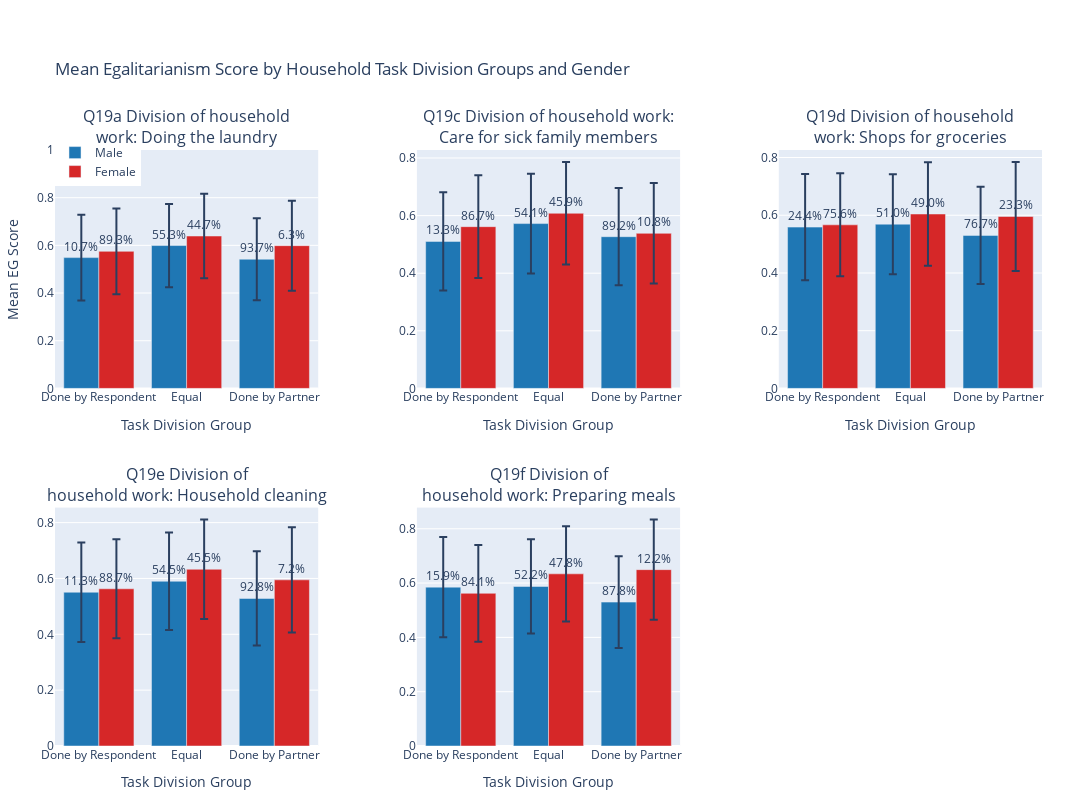

The code cell stored with this chart in its notebook:
### Code cell
div_vars = ['DIV_HH_LAUND', 'DIV_HH_CARE', 'DIV_HH_GROC', 'DIV_HH_CLEAN', 'DIV_HH_COOK']

def categorize_div_hh(value):
    """Categorize DIV_HH variable into: Done by Respondent, Done by Partner, or Equal"""
    if pd.isna(value):
        return None
    value_str = str(value).strip()
    
    if value_str in ['Always respondent', 'Usually respondent']:
        return 'Done by Respondent'
    elif value_str in ['Always partner', 'Usually partner']:
        return 'Done by Partner'
    elif value_str == 'About equal':
        return 'Equal'
    else:
        return None

analysis_data = composite_data[
    (composite_data['eg_score_norm'].notna()) &
    (composite_data[div_vars].notna().any(axis=1))
].copy()

for var in div_vars:
    analysis_data[f'{var}_group'] = analysis_data[var].apply(categorize_div_hh)

subplot_titles = [format_title(cols_question_mapping.get(var, var)) for var in div_vars]
fig = make_subplots(
    rows=2, cols=3,
    subplot_titles=subplot_titles,
    horizontal_spacing=0.10,
    vertical_spacing=0.20
)

group_colors = {
    'Done by Respondent': '#2E86AB',
    'Done by Partner': '#A23B72',
    'Equal': '#F18F01'
}

for idx, var in enumerate(div_vars):
    if idx < 3:
        row = 1
        col = idx + 1
    else:
        row = 2
        col = idx - 2
    
    var_data = analysis_data[
        (analysis_data[f'{var}_group'].notna()) &
        (analysis_data['eg_score_norm'].notna()) &
        (analysis_data['sex'].isin(['Male', 'Female']))
    ].copy()
    
    if len(var_data) == 0:
        continue
    
    group_stats = var_data.groupby([f'{var}_group', 'sex'])['eg_score_norm'].agg([
        'mean', 'std', 'count'
    ]).reset_index()
    group_stats.columns = ['group', 'sex', 'mean_eg_score', 'std_eg_score', 'count']
    
    total_count = group_stats['count'].sum()
    group_stats['percentage'] = (group_stats['count'] / total_count) * 100
    
    for grp in group_stats['group'].unique():
        grp_total = group_stats[group_stats['group'] == grp]['count'].sum()
        if grp_total > 0:
            group_stats.loc[group_stats['group'] == grp, 'percentage_within_group'] = (
                group_stats.loc[group_stats['group'] == grp, 'count'] / grp_total * 100
            )
        else:
            group_stats.loc[group_stats['group'] == grp, 'percentage_within_group'] = 0
    
    group_order = ['Done by Respondent', 'Equal', 'Done by Partner']
    group_stats = group_stats[group_stats['group'].isin(group_order)]
    group_stats['group'] = pd.Categorical(group_stats['group'], categories=group_order, ordered=True)
    group_stats = group_stats.sort_values(['group', 'sex'])
    
    gender_colors = {
        'Male': '#1f77b4',
        'Female': '#d62728'
    }
    
    for sex in ['Male', 'Female']:
        sex_data = group_stats[group_stats['sex'] == sex]
        if len(sex_data) == 0:
            continue
        
        fig.add_trace(
            go.Bar(
                x=sex_data['group'],
                y=sex_data['mean_eg_score'],
                name=sex,
                showlegend=(idx == 0),  # Show legend only for first subplot
                marker_color=gender_colors[sex],
                error_y=dict(
                    type='data',
                    array=sex_data['std_eg_score'],
                    visible=True
                ),
                text=[f"{p:.1f}%" for p in sex_data['percentage_within_group']],
                textposition='outside',
                hovertemplate=f'<b>{sex} - %{{x}}</b><br>Mean EG Score: %{{y:.3f}}<br>Std: %{{customdata[0]:.3f}}<br>Percentage (within group): %{{customdata[3]:.1f}}%<br>Count: %{{customdata[1]:d}}<extra></extra>',
                customdata=sex_data[['std_eg_score', 'count', 'percentage', 'percentage_within_group']].values
            ),
            row=row, col=col
        )
    
    fig.update_xaxes(title_text="Task Division Group", row=row, col=col, tickangle=0)
    if idx == 0:
        fig.update_yaxes(title_text="Mean EG Score", row=row, col=col)

fig.update_layout(
    title_text=format_title("Mean Egalitarianism Score by Household Task Division Groups and Gender", max_words=100),
    height=800,
    width=2000,
    barmode='group',
    showlegend=True,
    legend=dict(yanchor="top", y=1.02, xanchor="left", x=0),
    yaxis=dict(range=[0, 1]),
    margin=dict(t=150, b=50, l=50, r=50)
)

fig.write_html('images/interactive/div_hh_groups_eg_score.html')
fig.write_image('images/static/div_hh_groups_eg_score.png', width=2000, height=800, scale=2)

print("✓ DIV_HH groups vs EG score plots created")
print(f"✓ Saved: images/static/div_hh_groups_eg_score.png")
print(f"✓ Saved: images/interactive/div_hh_groups_eg_score.html")

print("\n=== Summary Statistics: Mean EG Score by Task Division Group and Gender ===")
for var in div_vars:
    var_data = analysis_data[
        (analysis_data[f'{var}_group'].notna()) &
        (analysis_data['eg_score_norm'].notna()) &
        (analysis_data['sex'].isin(['Male', 'Female']))
    ].copy()
    
    if len(var_data) > 0:
        summary = var_data.groupby([f'{var}_group', 'sex'])['eg_score_norm'].agg([
            'mean', 'std', 'count'
        ]).round(3)
        print(f"\n{cols_question_mapping.get(var, var)}:")
        print(summary)

fig.show()

### Figure 1 — Plotly figure (JSON) as saved in the notebook; plotly's stock layout.template omitted (floating-point values rounded to 4 significant figures)
{"data": [{"customdata": [[0.1798, 4804.0, 5.238, 10.68], [0.1747, 7138.0, 7.782, 55.29], [0.1717, 31670.0, 34.53, 93.68]], "error_y": {"array": [0.1798, 0.1747, 0.1717], "type": "data", "visible": true}, "hovertemplate": "<b>Male - %{x}</b><br>Mean EG Score: %{y:.3f}<br>Std: %{customdata[0]:.3f}<br>Percentage (within group): %{customdata[3]:.1f}%<br>Count: %{customdata[1]:d}<extra></extra>", "marker": {"color": "#1f77b4"}, "name": "Male", "showlegend": true, "text": ["10.7%", "55.3%", "93.7%"], "textposition": "outside", "type": "bar", "x": ["Done by Respondent", "Equal", "Done by Partner"], "xaxis": "x", "y": [0.5486, 0.5992, 0.5419], "yaxis": "y"}, {"customdata": [[0.1797, 40200.0, 43.82, 89.32], [0.1769, 5773.0, 6.294, 44.71], [0.1886, 2138.0, 2.331, 6.324]], "error_y": {"array": [0.1797, 0.1769, 0.1886], "type": "data", "visible": true}, "hovertemplate": "<b>Female - %{x}</b><br>Mean EG Score: %{y:.3f}<br>Std: %{customdata[0]:.3f}<br>Percentage (within group): %{customdata[3]:.1f}%<br>Count: %{customdata[1]:d}<extra></extra>", "marker": {"color": "#d62728"}, "name": "Female", "showlegend": true, "text": ["89.3%", "44.7%", "6.3%"], "textposition": "outside", "type": "bar", "x": ["Done by Respondent", "Equal", "Done by Partner"], "xaxis": "x", "y": [0.575, 0.6391, 0.5987], "yaxis": "y"}, {"customdata": [[0.1706, 3705.0, 4.61, 13.32], [0.173, 19260.0, 23.97, 54.09], [0.1689, 15110.0, 18.8, 89.16]], "error_y": {"array": [0.1706, 0.173, 0.1689], "type": "data", "visible": true}, "hovertemplate": "<b>Male - %{x}</b><br>Mean EG Score: %{y:.3f}<br>Std: %{customdata[0]:.3f}<br>Percentage (within group): %{customdata[3]:.1f}%<br>Count: %{customdata[1]:d}<extra></extra>", "marker": {"color": "#1f77b4"}, "name": "Male", "showlegend": false, "text": ["13.3%", "54.1%", "89.2%"], "textposition": "outside", "type": "bar", "x": ["Done by Respondent", "Equal", "Done by Partner"], "xaxis": "x2", "y": [0.5105, 0.5723, 0.5268], "yaxis": "y2"}, {"customdata": [[0.1783, 24110.0, 30.0, 86.68], [0.1783, 16350.0, 20.34, 45.91], [0.1746, 1837.0, 2.286, 10.84]], "error_y": {"array": [0.1783, 0.1783, 0.1746], "type": "data", "visible": true}, "hovertemplate": "<b>Female - %{x}</b><br>Mean EG Score: %{y:.3f}<br>Std: %{customdata[0]:.3f}<br>Percentage (within group): %{customdata[3]:.1f}%<br>Count: %{customdata[1]:d}<extra></extra>", "marker": {"color": "#d62728"}, "name": "Female", "showlegend": false, "text": ["86.7%", "45.9%", "10.8%"], "textposition": "outside", "type": "bar", "x": ["Done by Respondent", "Equal", "Done by Partner"], "xaxis": "x2", "y": [0.5617, 0.6082, 0.5385], "yaxis": "y2"}, {"customdata": [[0.1837, 8132.0, 8.766, 24.44], [0.1732, 18900.0, 20.37, 51.04], [0.1686, 17230.0, 18.57, 76.69]], "error_y": {"array": [0.1837, 0.1732, 0.1686], "type": "data", "visible": true}, "hovertemplate": "<b>Male - %{x}</b><br>Mean EG Score: %{y:.3f}<br>Std: %{customdata[0]:.3f}<br>Percentage (within group): %{customdata[3]:.1f}%<br>Count: %{customdata[1]:d}<extra></extra>", "marker": {"color": "#1f77b4"}, "name": "Male", "showlegend": false, "text": ["24.4%", "51.0%", "76.7%"], "textposition": "outside", "type": "bar", "x": ["Done by Respondent", "Equal", "Done by Partner"], "xaxis": "x3", "y": [0.5589, 0.5691, 0.5301], "yaxis": "y3"}, {"customdata": [[0.1786, 25150.0, 27.11, 75.56], [0.1794, 18130.0, 19.54, 48.96], [0.1891, 5235.0, 5.643, 23.31]], "error_y": {"array": [0.1786, 0.1794, 0.1891], "type": "data", "visible": true}, "hovertemplate": "<b>Female - %{x}</b><br>Mean EG Score: %{y:.3f}<br>Std: %{customdata[0]:.3f}<br>Percentage (within group): %{customdata[3]:.1f}%<br>Count: %{customdata[1]:d}<extra></extra>", "marker": {"color": "#d62728"}, "name": "Female", "showlegend": false, "text": ["75.6%", "49.0%", "23.3%"], "textposition": "outside", "type": "bar", "x": ["Done by Respondent", "Equal", "Done by Partner"], "xaxis": "x3", "y": [0.5668, 0.6043, 0.5957], "yaxis": "y3"}, {"customdata": [[0.1779, 4333.0, 4.84, 11.31], [0.1742, 13100.0, 14.64, 54.5], [0.1687, 25210.0, 28.16, 92.84]], "error_y": {"array": [0.1779, 0.1742, 0.1687], "type": "data", "visible": true}, "hovertemplate": "<b>Male - %{x}</b><br>Mean EG Score: %{y:.3f}<br>Std: %{customdata[0]:.3f}<br>Percentage (within group): %{customdata[3]:.1f}%<br>Count: %{customdata[1]:d}<extra></extra>", "marker": {"color": "#1f77b4"}, "name": "Male", "showlegend": false, "text": ["11.3%", "54.5%", "92.8%"], "textposition": "outside", "type": "bar", "x": ["Done by Respondent", "Equal", "Done by Partner"], "xaxis": "x4", "y": [0.5507, 0.59, 0.5283], "yaxis": "y4"}, {"customdata": [[0.1775, 33990.0, 37.97, 88.69], [0.1782, 10940.0, 12.22, 45.5], [0.1885, 1944.0, 2.171, 7.158]], "error_y": {"array": [0.1775, 0.1782, 0.1885], "type": "data", "visible": true}, "hovertemplate": "<b>Female - %{x}</b><br>Mean EG Score: %{y:.3f}<br>Std: %{customdata[0]:.3f}<br>Percentage (within group): %{customdata[3]:.1f}%<br>Count: %{customdata[1]:d}<extra></extra>", "marker": {"color": "#d62728"}, "name": "Female", "showlegend": false, "text": ["88.7%", "45.5%", "7.2%"], "textposition": "outside", "type": "bar", "x": ["Done by Respondent", "Equal", "Done by Partner"], "xaxis": "x4", "y": [0.563, 0.6329, 0.595], "yaxis": "y4"}, {"customdata": [[0.185, 6640.0, 7.2, 15.92], [0.1737, 10300.0, 11.16, 52.18], [0.1686, 27020.0, 29.3, 87.77]], "error_y": {"array": [0.185, 0.1737, 0.1686], "type": "data", "visible": true}, "hovertemplate": "<b>Male - %{x}</b><br>Mean EG Score: %{y:.3f}<br>Std: %{customdata[0]:.3f}<br>Percentage (within group): %{customdata[3]:.1f}%<br>Count: %{customdata[1]:d}<extra></extra>", "marker": {"color": "#1f77b4"}, "name": "Male", "showlegend": false, "text": ["15.9%", "52.2%", "87.8%"], "textposition": "outside", "type": "bar", "x": ["Done by Respondent", "Equal", "Done by Partner"], "xaxis": "x5", "y": [0.5851, 0.5875, 0.5299], "yaxis": "y5"}, {"customdata": [[0.1781, 35070.0, 38.03, 84.08], [0.1755, 9434.0, 10.23, 47.82], [0.1846, 3766.0, 4.083, 12.23]], "error_y": {"array": [0.1781, 0.1755, 0.1846], "type": "data", "visible": true}, "hovertemplate": "<b>Female - %{x}</b><br>Mean EG Score: %{y:.3f}<br>Std: %{customdata[0]:.3f}<br>Percentage (within group): %{customdata[3]:.1f}%<br>Count: %{customdata[1]:d}<extra></extra>", "marker": {"color": "#d62728"}, "name": "Female", "showlegend": false, "text": ["84.1%", "47.8%", "12.2%"], "textposition": "outside", "type": "bar", "x": ["Done by Respondent", "Equal", "Done by Partner"], "xaxis": "x5", "y": [0.5623, 0.634, 0.6495], "yaxis": "y5"}], "layout": {"annotations": [{"font": {"size": 16}, "showarrow": false, "text": "Q19a Division of household<br>work: Doing the laundry", "x": 0.1333, "xanchor": "center", "xref": "paper", "y": 1, "yanchor": "bottom", "yref": "paper"}, {"font": {"size": 16}, "showarrow": false, "text": "Q19c Division of household work:<br>Care for sick family members", "x": 0.5, "xanchor": "center", "xref": "paper", "y": 1, "yanchor": "bottom", "yref": "paper"}, {"font": {"size": 16}, "showarrow": false, "text": "Q19d Division of household<br>work: Shops for groceries", "x": 0.8667, "xanchor": "center", "xref": "paper", "y": 1, "yanchor": "bottom", "yref": "paper"}, {"font": {"size": 16}, "showarrow": false, "text": "Q19e Division of<br>household work: Household cleaning", "x": 0.1333, "xanchor": "center", "xref": "paper", "y": 0.4, "yanchor": "bottom", "yref": "paper"}, {"font": {"size": 16}, "showarrow": false, "text": "Q19f Division of<br>household work: Preparing meals", "x": 0.5, "xanchor": "center", "xref": "paper", "y": 0.4, "yanchor": "bottom", "yref": "paper"}], "barmode": "group", "height": 800, "legend": {"x": 0, "xanchor": "left", "y": 1.02, "yanchor": "top"}, "margin": {"b": 50, "l": 50, "r": 50, "t": 150}, "showlegend": true, "title": {"text": "Mean Egalitarianism Score by Household Task Division Groups and Gender"}, "width": 2000, "xaxis": {"anchor": "y", "domain": [0, 0.2667], "tickangle": 0, "title": {"text": "Task Division Group"}}, "xaxis2": {"anchor": "y2", "domain": [0.3667, 0.6333], "tickangle": 0, "title": {"text": "Task Division Group"}}, "xaxis3": {"anchor": "y3", "domain": [0.7333, 1], "tickangle": 0, "title": {"text": "Task Division Group"}}, "xaxis4": {"anchor": "y4", "domain": [0, 0.2667], "tickangle": 0, "title": {"text": "Task Division Group"}}, "xaxis5": {"anchor": "y5", "domain": [0.3667, 0.6333], "tickangle": 0, "title": {"text": "Task Division Group"}}, "xaxis6": {"anchor": "y6", "domain": [0.7333, 1]}, "yaxis": {"anchor": "x", "domain": [0.6, 1], "range": [0, 1], "title": {"text": "Mean EG Score"}}, "yaxis2": {"anchor": "x2", "domain": [0.6, 1]}, "yaxis3": {"anchor": "x3", "domain": [0.6, 1]}, "yaxis4": {"anchor": "x4", "domain": [0, 0.4]}, "yaxis5": {"anchor": "x5", "domain": [0, 0.4]}, "yaxis6": {"anchor": "x6", "domain": [0, 0.4]}}}
